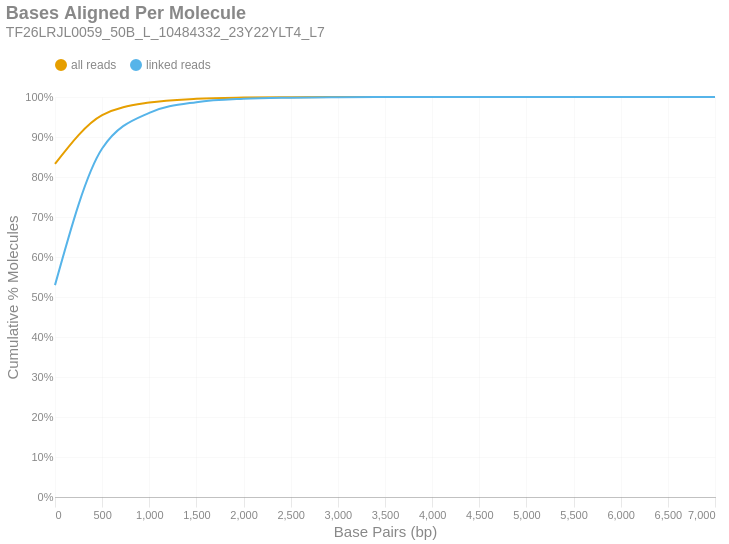

Notebook code cell kept with this figure:
### Markdown cell above
### Bases Aligned Per Molecule
This is a cumulative frequency distribution showing the number of base pairs aligned per unique molecule. These data are shown in 500 bp bins. There are two distributions: one with `all reads` (yellow) and another with only `linked reads` (blue). The percent of molecules in the `linked reads` distribution is relative to the total number of linked molecules.

### Code cell
if SKIPLR:
    print_html(f"Skipped")
else:
    binned_df = consolidated_hist(valids['aligned_bp'], mask, 500, True)
    with SafeRender(binned_df):
        (
            density_plot(binned_df, 'Bases Aligned Per Molecule', samplename, 'basesper')
            .encode(
                x=alt.X('bin:Q', title="Base Pairs (bp)").axis(tickMinStep=500).scale(padding=0),
                y=alt.Y('value:Q', title='Cumulative % Molecules')
                    .axis(format='%')
                    .scale(domain = [0,1])
                    .stack(False),
                color=alt.Color("key:N").scale(domain = ["all reads", "linked reads"]),
                tooltip = [
                    alt.Tooltip("key:N", title = "Data Type"),
                    alt.Tooltip("range_label:N", title="Bases Aligned Per Molecule"),
                    alt.Tooltip("value:Q", format = ".2%", title="% Molecules (Cum.)")
                ]
            )
        ).display()

### Figure 1 — Vega-Lite specification as saved in the notebook (floating-point values rounded to 4 significant figures)
{"width": "container", "height": 400, "config": {"title": {"anchor": "start", "dy": -15, "fontSize": 18, "color": "#888888", "subtitleColor": "#888888", "subtitleFontSize": 14}, "arc": {"fill": "#0072B2"}, "axis": {"domainColor": "#888888", "domainWidth": 0.5, "gridWidth": 0.2, "grid": false, "titleFontWeight": 400, "titleFontSize": 15, "labelFontSize": 11, "labelColor": "#888888", "tickColor": "#888888", "tickWidth": 0.2, "titleColor": "#888888"}, "axisBand": {"grid": false}, "axisX": {"grid": true, "tickSize": 10, "domainCap": "round"}, "axisY": {"domain": false, "grid": true, "tickSize": 0, "domainCap": "round"}, "background": "transparent", "header": {"labelFontSize": 15, "labelColor": "#888888", "titleFontSize": 15, "titleFontWeight": 600, "titleColor": "#888888"}, "legend": {"labelFont": "sans-serif", "labelFontSize": 12, "labelColor": "#888888", "symbolSize": 100, "symbolType": "circle", "titleFontSize": 12, "titlePadding": 10, "titleColor": "#888888", "title": null, "orient": "top"}, "range": {"category": ["#E69F00", "#56B4E9", "#009E73", "#F0E442", "#0072B2", "#D55E00", "#CC79A7", "#000000"], "diverging": ["#cfe8f3", "#a2d4ec", "#73bfe2", "#46abdb", "#1696d2", "#12719e"]}, "area": {"fill": "#0072B2", "fillOpacity": 0.7, "line": true, "strokeOpacity": 0.7}, "line": {"color": "#0072B2", "stroke": "#0072B2", "strokeWidth": 2}, "trail": {"color": "#0072B2", "stroke": "#0072B2", "strokeWidth": 0, "size": 1}, "point": {"filled": true, "fillOpacity": 1.0, "size": 95}, "text": {"color": "#888888", "fontSize": 11, "align": "right", "fontWeight": 400, "size": 11}, "bar": {"fill": "#0072B2", "stroke": null}, "view": {"stroke": null, "continuousWidth": 660, "continuousHeight": 400}}, "data": {"name": "data-a4e26e4c746673b0930686d4459e91b5"}, "mark": {"type": "line", "interpolate": "monotone", "point": {"opacity": 0, "size": 275}}, "encoding": {"color": {"field": "key", "scale": {"domain": ["all reads", "linked reads"]}, "type": "nominal"}, "tooltip": [{"field": "key", "title": "Data Type", "type": "nominal"}, {"field": "range_label", "title": "Bases Aligned Per Molecule", "type": "nominal"}, {"field": "value", "format": ".2%", "title": "% Molecules (Cum.)", "type": "quantitative"}], "x": {"axis": {"tickMinStep": 500}, "field": "bin", "scale": {"padding": 0}, "title": "Base Pairs (bp)", "type": "quantitative"}, "y": {"axis": {"format": "%"}, "field": "value", "scale": {"domain": [0, 1]}, "stack": false, "title": "Cumulative % Molecules", "type": "quantitative"}}, "params": [{"name": "param_c36ac31b6afebe62", "select": {"type": "point", "fields": ["key"]}, "bind": "legend"}], "title": {"text": "Bases Aligned Per Molecule", "subtitle": "TF26LRJL0059_50B_L_10484332_23Y22YLT4_L7"}, "transform": [{"fold": ["all reads (cumsum)", "linked reads (cumsum)"]}, {"calculate": "replace(datum.key, ' (cumsum)', '')", "as": "key"}, {"filter": {"param": "param_c36ac31b6afebe62"}}], "usermeta": {"embedOptions": {"downloadFileName": "TF26LRJL0059_50B_L_10484332_23Y22YLT4_L7.basesper"}}, "$schema": "https://vega.github.io/schema/vega-lite/v6.4.1.json", "datasets": {"data-a4e26e4c746673b0930686d4459e91b5": [{"bin": "0.0", "interval": "0.0-500.0", "all reads": 0.8326, "linked reads": 0.5297, "all reads (cumsum)": 0.8326, "linked reads (cumsum)": 0.5297, "range_label": "0-499"}, {"bin": "500.0", "interval": "500.0-1000.0", "all reads": 0.122, "linked reads": 0.3415, "all reads (cumsum)": 0.9546, "linked reads (cumsum)": 0.8712, "range_label": "500-999"}, {"bin": "1000.0", "interval": "1000.0-1500.0", "all reads": 0.03152, "linked reads": 0.08927, "all reads (cumsum)": 0.9861, "linked reads (cumsum)": 0.9604, "range_label": "1000-1499"}, {"bin": "1500.0", "interval": "1500.0-2000.0", "all reads": 0.009381, "linked reads": 0.02665, "all reads (cumsum)": 0.9955, "linked reads (cumsum)": 0.9871, "range_label": "1500-1999"}, {"bin": "2000.0", "interval": "2000.0-2500.0", "all reads": 0.002981, "linked reads": 0.008469, "all reads (cumsum)": 0.9984, "linked reads (cumsum)": 0.9956, "range_label": "2000-2499"}, {"bin": "2500.0", "interval": "2500.0-3000.0", "all reads": 0.0009515, "linked reads": 0.002703, "all reads (cumsum)": 0.9994, "linked reads (cumsum)": 0.9983, "range_label": "2500-2999"}, {"bin": "3000.0", "interval": "3000.0-3500.0", "all reads": 0.0003736, "linked reads": 0.001062, "all reads (cumsum)": 0.9998, "linked reads (cumsum)": 0.9993, "range_label": "3000-3499"}, {"bin": "3500.0", "interval": "3500.0-4000.0", "all reads": 0.0001512, "linked reads": 0.0004296, "all reads (cumsum)": 0.9999, "linked reads (cumsum)": 0.9998, "range_label": "3500-3999"}, {"bin": "4000.0", "interval": "4000.0-4500.0", "all reads": 5.308e-05, "linked reads": 0.0001508, "all reads (cumsum)": 1.0, "linked reads (cumsum)": 0.9999, "range_label": "4000-4499"}, {"bin": "4500.0", "interval": "4500.0-5000.0", "all reads": 2.285e-05, "linked reads": 6.491e-05, "all reads (cumsum)": 1.0, "linked reads (cumsum)": 1.0, "range_label": "4500-4999"}, {"bin": "5000.0", "interval": "5000.0-5500.0", "all reads": 5.375e-06, "linked reads": 1.527e-05, "all reads (cumsum)": 1.0, "linked reads (cumsum)": 1.0, "range_label": "5000-5499"}, {"bin": "5500.0", "interval": "5500.0-6000.0", "all reads": 2.016e-06, "linked reads": 5.728e-06, "all reads (cumsum)": 1.0, "linked reads (cumsum)": 1.0, "range_label": "5500-5999"}, {"bin": "6000.0", "interval": "6000.0-6500.0", "all reads": 0.0, "linked reads": 0.0, "all reads (cumsum)": 1.0, "linked reads (cumsum)": 1.0, "range_label": "6000-6499"}, {"bin": "6500.0", "interval": "6500.0-7000.0", "all reads": 6.719e-07, "linked reads": 1.909e-06, "all reads (cumsum)": 1.0, "linked reads (cumsum)": 1.0, "range_label": "6500-6999"}, {"bin": "7000.0", "interval": "7000.0-7500.0", "all reads": 6.719e-07, "linked reads": 1.909e-06, "all reads (cumsum)": 1.0, "linked reads (cumsum)": 1.0, "range_label": "7000-7499"}]}}
